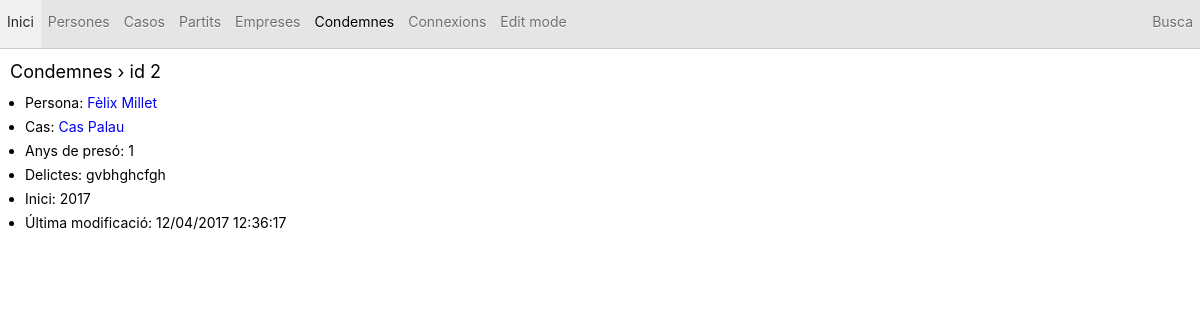
Screenshot of /condemna.php?id=2 with the database file from the repository.
### tables this page shows
CREATE TABLE `condemnes` (
  `id` int(11) NOT NULL AUTO_INCREMENT,
  `relacio_persona_cas_id` int(11) NOT NULL,
  `anys_de_preso` int(11) NOT NULL,
  `delictes` text NOT NULL,
  `any` int(11) NOT NULL,
  `modificacio` timestamp NOT NULL DEFAULT CURRENT_TIMESTAMP ON UPDATE CURRENT_TIMESTAMP,
  PRIMARY KEY (`id`)
);

CREATE TABLE `persones` (
  `id` int(11) NOT NULL AUTO_INCREMENT,
  `nom` text NOT NULL,
  `naixement` date NOT NULL,
  `modificacio` timestamp NOT NULL DEFAULT CURRENT_TIMESTAMP ON UPDATE CURRENT_TIMESTAMP,
  PRIMARY KEY (`id`)
);

CREATE TABLE `casos` (
  `id` int(11) NOT NULL AUTO_INCREMENT,
  `nom` text NOT NULL,
  `espoli` float NOT NULL,
  `any` text NOT NULL,
  `estat` text NOT NULL,
  `modificacio` timestamp NOT NULL DEFAULT CURRENT_TIMESTAMP ON UPDATE CURRENT_TIMESTAMP,
  `descripcio` text NOT NULL,
  PRIMARY KEY (`id`)
);

### condemna.php (the view, shortened to what this page needs)
<!doctype html><html><head>
	<?php include'imports.php'?>
	<?php
		$id=$_GET['id'] or die('condemna id no especificat');
		$sql="SELECT * FROM condemnes WHERE id=$id";
		$res=$mysql->query($sql) or die(mysqli_error($mysql));
		$row=mysqli_fetch_assoc($res);
		$condemna=new stdclass;
		$condemna->id=$row['id'];
		$condemna->relacio_persona_cas_id=$row['relacio_persona_cas_id'];
		$condemna->anys_de_preso=$row['anys_de_preso'];
		$condemna->delictes=$row['delictes'];
		$condemna->any=$row['any'];
		$condemna->modificacio=$row['modificacio'];
	?>
</head><body>
<?php include'navbar.php'?>
<h1>
	<span onclick=window.location='condemnes.php'>Condemnes</span> &rsaquo; id <?php echo $condemna->id ?>
</h1>
<ul>
	<li>
		Persona:
		<?php
			$sql="
				SELECT persones.nom AS persona, persones.id AS persona_id
				FROM persones, relacions_persona_cas AS rel
				WHERE
					persones.id=rel.persona_id AND
					rel.id=$condemna->relacio_persona_cas_id
			";
			$res=$mysql->query($sql) or die(mysqli_error($mysql));
			$row=mysqli_fetch_assoc($res);
			$persona=$row['persona'];
			$persona_id=$row['persona_id'];
			echo "<a href=persona.php?id=$persona_id>$persona</a>";
		?>
	</li>
	<li>
		Cas:
		<?php
			$sql="
				SELECT casos.nom AS cas, casos.id AS cas_id
				FROM casos, relacions_persona_cas AS rel
				WHERE
					casos.id=rel.cas_id AND
					rel.id=$condemna->relacio_persona_cas_id
			";
			$res=$mysql->query($sql) or die(mysqli_error($mysql));
			$row=mysqli_fetch_assoc($res);
			$cas=$row['cas'];
			$cas_id=$row['cas_id'];
			echo "<a href=cas.php?id=$cas_id>$cas</a>";
		?>
	</li>
	<li>
		Anys de presó:
		<?php
			echo $condemna->anys_de_preso;
		?>
	</li>
	<li>
		Delictes:
		<?php echo $condemna->delictes ?>
	</li>
	<li>
		Inici:
		<?php echo $condemna->any ?>
	</li>
	<li>
		Última modificació: <?php echo date("d/m/Y H:i:s",strtotime($condemna->modificacio)) ?>
	</li>
</ul>

### css.css (style rules this page uses)
body { margin:0 auto; overflow-y:scroll; font-family:"Palatino Linotype", "Book Antiqua", Palatino, serif; font-family:"Trebuchet MS", Helvetica, sans-serif; font-family:"San Francisco", -apple-system, system-ui, ".SFNSText-Regular", sans-serif; font-size:14px; }
h1,h2,h3 { font-weight:normal; padding-left:10px; }
h1 { font-size:18px }
ul { margin:0; padding-left:25px; }
li { margin-top:0.5em; margin-bottom:0.5em; }
a { text-decoration:none }
span[onclick] { cursor:pointer }

### rows the page displays
condemnes: id "2", anys_de_preso "1", delictes "gvbhghcfgh", any "2017", modificacio "12/04/2017 12:36:17"
persones: nom "Fèlix Millet"
casos: nom "Cas Palau"
